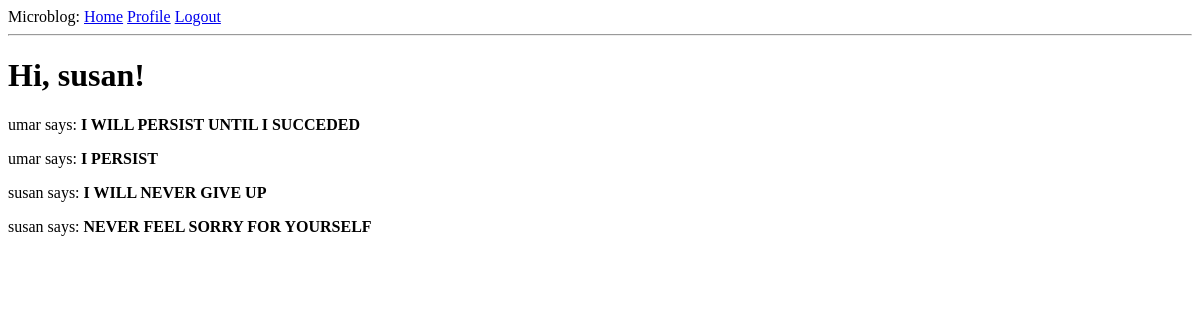
The app's page /explore (signed in), older data.
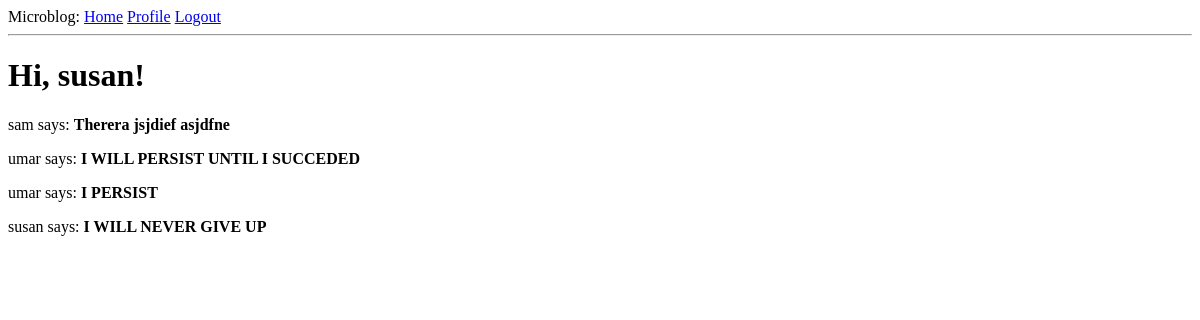
The same page, newer data.
### app/models.py (models this page shows, shortened)
class Post(db.Model):
    id = db.Column(db.Integer, primary_key=True)
    body = db.Column(db.String(140))
    timestamp = db.Column(db.DateTime, index=True, default=datetime.utcnow)
    user_id = db.Column(db.Integer, db.ForeignKey("user.id"))

class User(UserMixin, db.Model):
    id = db.Column(db.Integer, primary_key=True)
    username = db.Column(db.String(64), index=True, unique=True)
    email = db.Column(db.String(120), index=True, unique=True)
    password_hash = db.Column(db.String(128))
    posts = db.relationship("Post", backref="author", lazy="dynamic")
    about_me = db.Column(db.String(140))
    last_seen = db.Column(db.DateTime, default=datetime.utcnow)
    followed = db.relationship(
        "User",
        secondary=followers,
        primaryjoin=(followers.c.follower_id == id),
        secondaryjoin=(followers.c.followed_id == id),
        backref=db.backref("followers", lazy="dynamic"),
        lazy="dynamic",
    )

### app/routes.py (the view)
@app.route("/explore")
@login_required
def explore():
    page = request.args.get("page", 1, type=int)
    posts = Post.query.order_by(Post.timestamp.desc()).paginate(
        page=page, per_page=app.config["POSTS_PER_PAGE"], error_out=False
    )
    next_url = url_for("explore", page=posts.next_num) if posts.has_next else None
    prev_url = url_for("explore", page=posts.prev_num) if posts.has_prev else None
    return render_template(
        "index.html",
        title="Explore",
        posts=posts.items,
        next_url=next_url,
        prev_url=prev_url,
    )

### app/models.py (called while the page is built)
@login.user_loader
def load_user(id):
    return User.query.get(int(id))

### app/routes.py (called while the page is built)
@app.before_request
def before_request():
    if current_user.is_authenticated:
        current_user.last_seen = datetime.utcnow()
        db.session.commit()

### templates/index.html
{% extends "base.html"%} {% block content %}
<h1>Hi, {{current_user.username}}!</h1>
{%for post in posts%}
<div>
  <p>{{post.author.username}} says: <b>{{post.body}}</b></p>
</div>
{% endfor %}{% endblock %}

Row changes from the older to the newer data that the page shows:
no longer on this page (row unchanged): Post: author.username "susan", body "NEVER FEEL SORRY FOR YOURSELF"
added Post: author.username "sam", body "Therera jsjdief asjdfne"
